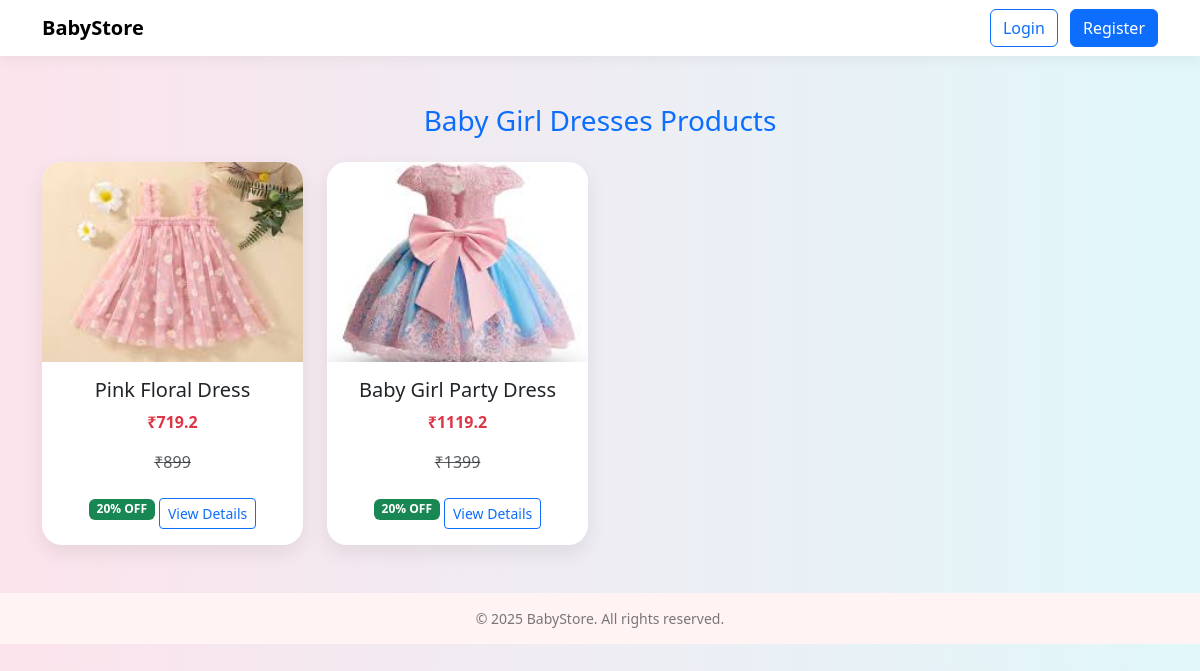
Page /category/1/ on the committed database.
### store/models.py (models this page shows, shortened)
class Category(models.Model):
    category_name = models.CharField(max_length=200, unique=True)
    slug = models.SlugField(unique=True, blank=True)
    is_active = models.BooleanField(default=True)
    class Meta:
        verbose_name_plural = 'Categories'

class Product(models.Model):
    product_name = models.CharField(max_length=200)
    slug = models.SlugField(unique=True, blank=True)
    category = models.ForeignKey(Category, on_delete=models.CASCADE)
    description = models.TextField()
    price = models.PositiveIntegerField()
    is_active = models.BooleanField(default=True)
    gender = models.CharField(max_length=10, choices=GENDER_CHOICES)
    age_group = models.CharField(max_length=10, choices=AGE_GROUP_CHOICES)
    image = models.ImageField(upload_to="images", null=True, blank=True)
    created_at = models.DateTimeField(auto_now_add=True)

class Offer(models.Model):
    product = models.ForeignKey('Product', on_delete=models.CASCADE, related_name='offers')
    discount = models.PositiveIntegerField(default=0)
    isAvailable = models.BooleanField(default=True)
    start_date = models.DateField(null=True)
    end_date = models.DateField(null=True)
    def discounted_price(self):
        return round(self.product.price - (self.product.price * self.discount / 100), 2)

### customer/views.py (the view)
# urls.py: path("category/<int:id>/", views.CategoryProductsView.as_view(), name="category_products"),
class CategoryProductsView(TemplateView):
    template_name = "category_products.html"
    def get_context_data(self, **kwargs):
        context = super().get_context_data(**kwargs)
        category_id = self.kwargs.get("id")
        category = Category.objects.get(id=category_id)
        context["category"] = category
        context["products"] = Product.objects.filter(category=category, is_active=True)
        return context

### customer/templates/category_products.html (shortened to what this page needs)
{% load static %}
<!DOCTYPE html>
<html lang="en">
<head>
  <link href="https://cdn.jsdelivr.net/npm/bootstrap@5.3.3/dist/css/bootstrap.min.css" rel="stylesheet">
</head>
<body>
<nav class="navbar navbar-expand-lg navbar-light">
  <div class="container">
    <a class="navbar-brand fw-bold" href="{% url 'home' %}">BabyStore</a>
    <div class="ms-auto">
      <a href="{% url 'signin' %}" class="btn btn-outline-primary me-2">Login</a>
      <a href="{% url 'signup' %}" class="btn btn-primary">Register</a>
    </div>
  </div>
</nav>
<div class="container my-5">
  <h3 class="text-center text-primary mb-4">{{ category.category_name }} Products</h3>
  <div class="row g-4">
    {% for product in products %}
      <div class="col-md-3 col-sm-6">
        <a href="{% url 'product_detail' product.id %}" class="text-decoration-none text-dark">
          <div class="card product-card h-100">
            {% if product.image %}
              <img src="{{ product.image.url }}" class="card-img-top product-img" alt="{{ product.product_name }}">
            {% else %}
              <img src="{% static 'images/default_product.jpg' %}" class="card-img-top product-img" alt="No image">
            {% endif %}
            <div class="card-body text-center">
              <h5 class="card-title">{{ product.product_name }}</h5>
              {% with offer=product.offers.first %}
                {% if offer and offer.isAvailable %}
                  <p class="text-danger fw-bold">₹{{ offer.discounted_price }}</p>
                  <p class="text-muted text-decoration-line-through">₹{{ product.price }}</p>
                  <span class="badge bg-success">{{ offer.discount }}% OFF</span>
                {% else %}
                  <p class="text-dark fw-bold">₹{{ product.price }}</p>
                {% endif %}
              {% endwith %}
              <a href="{% url 'product_detail' product.id %}" class="btn btn-outline-primary btn-sm mt-2">View Details</a>
            </div>
          </div>
        </a>
      </div>
    {% empty %}
      <p class="text-center">No products found in this category.</p>
    {% endfor %}
  </div>
</div>
<footer>
  &copy; {{ year|default:2025 }} BabyStore. All rights reserved.
</footer>
</body>
</html>

### customer/templates/category_products.html (style rules this page uses)
body { background: linear-gradient(to right, #fce3ec, #e0f7fa); font-family: 'Segoe UI', sans-serif; }
.navbar { background-color: #fff; box-shadow: 0 4px 12px rgba(0, 0, 0, 0.05); }
.product-card { border: none; border-radius: 20px; overflow: hidden; box-shadow: 0 8px 20px rgba(0,0,0,0.08); transition: transform 0.3s ease; }
.product-img { height: 200px; object-fit: cover; }
footer { background-color: #fff3f3; text-align: center; padding: 15px 0; margin-top: 40px; font-size: 14px; color: #777; }

### rows in the picture
Category: category_name "Baby Girl Dresses"
Product: image (picture), product_name "Pink Floral Dress", offers.first.discounted_price "719.2", price "899", offers.first.discount "20"
Product: image (picture), product_name "Baby Girl Party Dress", offers.first.discounted_price "1119.2", price "1399", offers.first.discount "20"

### other values in the picture
{{ year|default:2025 }} "2025"
